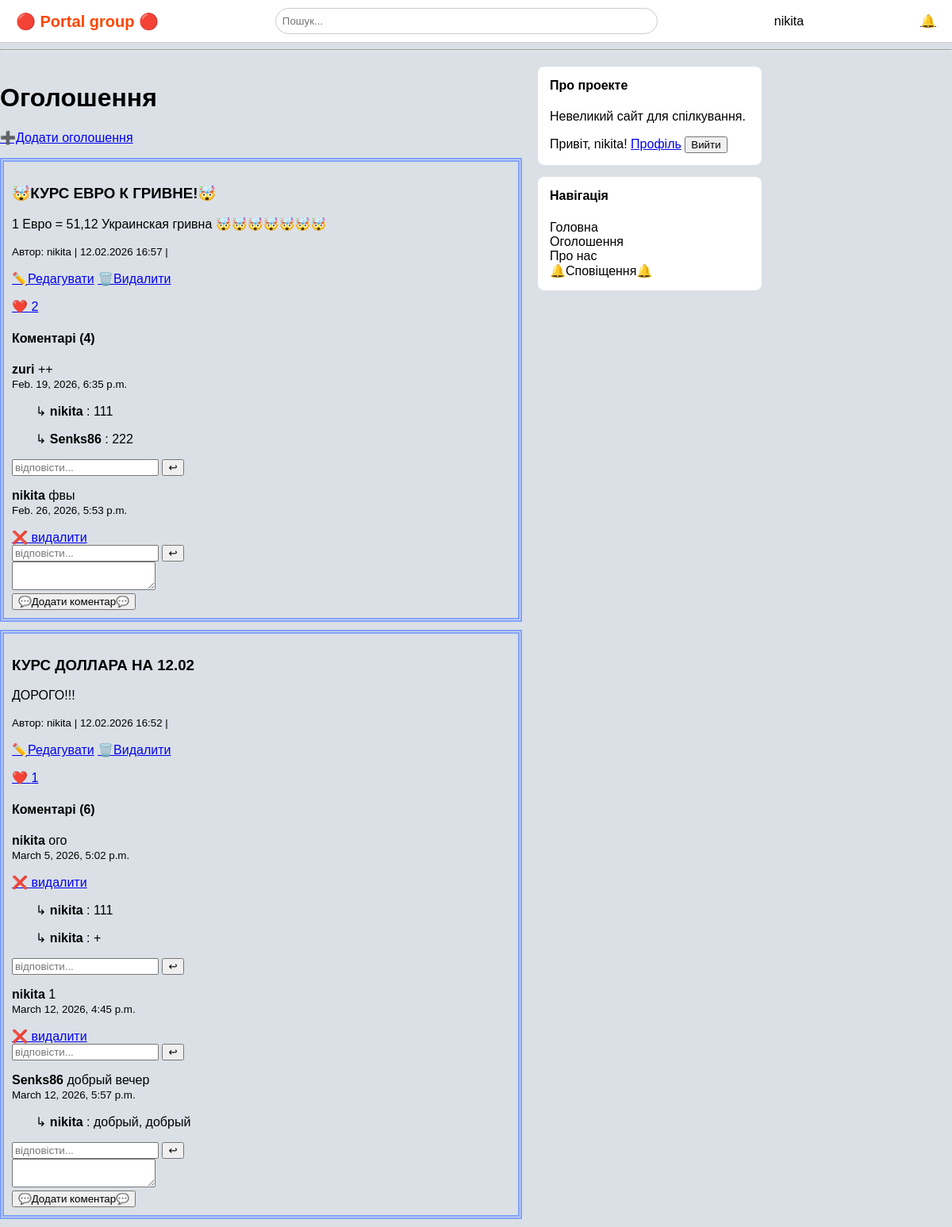
Page /ads/ (signed in) on the committed database.
### apps/ads/models.py (models this page shows, shortened)
class Advertisement(models.Model):
    title = models.CharField(max_length=200)
    description = models.TextField()
    author = models.ForeignKey(User, on_delete=models.CASCADE, related_name='advertisement')
    created_at = models.DateTimeField(auto_now_add=True)
    is_active = models.BooleanField(default=True)

class Comment(models.Model):
    ad = models.ForeignKey(Advertisement, related_name="comments", on_delete=models.CASCADE)
    author = models.ForeignKey(User, on_delete=models.CASCADE)
    text = models.TextField()
    parent = models.ForeignKey('self', null=True, blank=True, related_name='replies', on_delete=models.CASCADE)
    created_at = models.DateTimeField(auto_now_add=True)

### apps/ads/views.py (the view)
# urls.py: path('', ads_list, name='list'),
def ads_list(request):
    ads = Advertisement.objects.filter(is_active=True).order_by('-created_at')
    can_add = False
    if request.user.is_authenticated:
        can_add = (
            request.user.is_superuser or
            request.user.groups.filter(name__in=['Moderator', 'Admin']).exists())
    return render(request, 'ads/ads_list.html', {'ads': ads, 'can_add': can_add})

### templates/ads/ads_list.html (shortened to what this page needs)
{%extends 'base.html'%}
{%block content%}
<div class="layout">
<div class="posts">
<h1>Оголошення</h1>
    {%if user.is_authenticated and user.is_staff%}
    <p><a href="{%url 'ads:create'%}">➕Додати оголошення</a></p>
    {%endif%}
    {% for ad in ads %}
    <div style="border: 5px double rgb(129, 161, 255); padding: 10px; margin-bottom: 10px;">
        <h3>{{ ad.title }}</h3>
        <p>{{ ad.description }}</p>
        <small>
            Автор: {{ ad.author.username }} |
            {{ ad.created_at|date:"d.m.Y H:i" }} |
        </small>
        {%if can_add%}
        <p>
            <a href="{%url 'ads:edit' ad.id%}">✏️Редагувати</a>
            <a href="{%url 'ads:delete' ad.id%}">🗑️Видалити</a>
        </p>
        {%endif%}
            {% if user.is_authenticated %}
            <a href="{%url 'ads:toggle_like' ad.id%}">
                ❤️ {{ ad.likes.count }}
            </a>
            {%else%}
                ❤️ {{ ad.likes.count }}
            <small>(Увійдіть, щоб лайкати)</small>
        {% endif %}
        <h4>Коментарі ({{ ad.comments.count }})</h4>
        {% for comment in ad.comments.all %}
        {% if not comment.parent %}
        <p>
            <strong>
                {{ comment.author.username }}
            </strong>
            {{ comment.text }}
            <br>
            <small>
                {{ comment.created_at}}
            </small>
        </p>
        {% if comment.author == user %}
        <a href="{%url 'ads:delete_comment' comment.id%}">❌ видалити</a>
        {% endif %}
        {% for reply in comment.replies.all %}
        <p style="margin-left: 30px">
            ↳
            <strong>
                {{ reply.author }}
            </strong>: {{ reply.text }}
        </p>
        {%endfor%}
        {% if user.is_authenticated %}
        <form action="{%url 'ads:reply_comment' comment.id%}" method="post">
            <input type="text" name="text" placeholder="відповісти..." required>
            <button type="submit">↩</button>
        </form>
        {% endif %}
        {% endif %}
        {% empty %}
        <p>Поки немає коментарів</p>
        {%endfor%}
        {% if user.is_authenticated %}
        <form action="{%url 'ads:comment' ad.id%}" method="post">
            <textarea name="text" rows="2" required></textarea>
            <br>
            <button type="submit">💬Додати коментар💬</button>
        </form>
        {% endif %}
    </div>
    {% empty %}
    <div>Поки немає оголошень.</div>
    {% endfor %}
    </div>
    {% include "sidebar.html" %}
    </div>
{%endblock%}

### templates/base.html (shortened to what this page needs)
{% load static %}
<!doctype html>
<html lang="uk">
<head>
  <link rel="stylesheet" href="{% static 'css/style.css' %}">
</head>
<body>
  <header class="header">
    <div class="logo">🔴 Portal group 🔴</div>
    <input type="text" placeholder="Пошук..." class="search">
    <div class="profile">
        {% if user.is_authenticated %}
            {{ user.username }}
        {% else %}
            <a href="/login/">Войти</a>
        {% endif %}
    </div>
      <a href="/notifications/">🔔</a>
  </header>
  <hr>
  <main>
    {% block content %}{% endblock %}
  </main>
</body>
</html>

### templates/sidebar.html (shortened to what this page needs)
<div class="sidebar">
    <div class="sidebar-box">
        <h4>Про проекте</h4>
        <p>Невеликий сайт для спілкування.</p>
        <div class="sidebar-buttons">
              <nav>
                {% if user.is_authenticated %}
                  <span>Привіт, {{ user.username }}!</span>
                  <a href="{% url 'profile' %}">Профіль</a>
                  <form method="post" action="{% url 'logout' %}" style="display:inline;">
                    <button type="submit">Вийти</button>
                  </form>
                {% else %}
                  <a href="{% url 'login' %}">Увійти</a>
                  <a href="{% url 'signup' %}">Реєстрація</a>
                {% endif %}
              </nav>
        </div>
    </div>
    <div class="sidebar-box">
        <h4>Навігація</h4>
        <a href="/" class="nav-link">Головна</a><br>
        <a href="/ads/" class="nav-link">Оголошення</a><br>
        <a href="/about/" class="nav-link">Про нас</a><br>
        <a href="/notifications/" class="nav-link">🔔Сповіщення🔔</a>
    </div>
</div>

### static/css/style.css (style rules this page uses)
body { margin: 0; font-family: Arial, sans-serif; background-color: #dae0e6; }
.header { background-color: #ffffff; display: flex; align-items: center; justify-content: space-between; padding: 10px 20px; border-bottom: 1px solid #ccc; }
.logo { font-size: 20px; font-weight: bold; color: #ff4500; }
.search { width: 40%; padding: 8px; border-radius: 20px; border: 1px solid #ccc; }
.layout { display: flex; width: 80%; margin-top: 20px; }
.posts { width: 70%; }
.sidebar { width: 30%; margin-left: 20px; }
.sidebar-box { background: white; padding: 15px; margin-bottom: 15px; border-radius: 8px; }
.sidebar-box h4 { margin-top: 0; }
.sidebar-buttons { display: flex; flex-direction: column; gap: 8px; margin-top: 10px; }
.nav-link { text-decoration: none; color: black; }

### rows in the picture
Advertisement: title "🤯КУРС ЕВРО К ГРИВНЕ!🤯", description "1 Евро = 51,12 Украинская гривна 🤯🤯🤯🤯🤯🤯🤯", author.username "nikita", created_at "12.02.2026 16:57", likes.count "2", comments.count "4"
Comment: author.username "zuri", text "++", created_at "Feb. 19, 2026, 6:35 p.m."
Comment: author "nikita", text "111"
Comment: author "Senks86", text "222"
Comment: author.username "nikita", text "фвы", created_at "Feb. 26, 2026, 5:53 p.m.", shows "❌ видалити"
Advertisement: title "КУРС ДОЛЛАРА НА 12.02", description "ДОРОГО!!!", author.username "nikita", created_at "12.02.2026 16:52", likes.count "1", comments.count "6"
Comment: author.username "nikita", text "ого", created_at "March 5, 2026, 5:02 p.m.", shows "❌ видалити"
Comment: author "nikita", text "111"
Comment: author "nikita", text "+"
Comment: author.username "nikita", text "1", created_at "March 12, 2026, 4:45 p.m.", shows "❌ видалити"
Comment: author.username "Senks86", text "добрый вечер", created_at "March 12, 2026, 5:57 p.m."
Comment: author "nikita", text "добрый, добрый"

### other values in the picture
{{ user.username }} "nikita"
